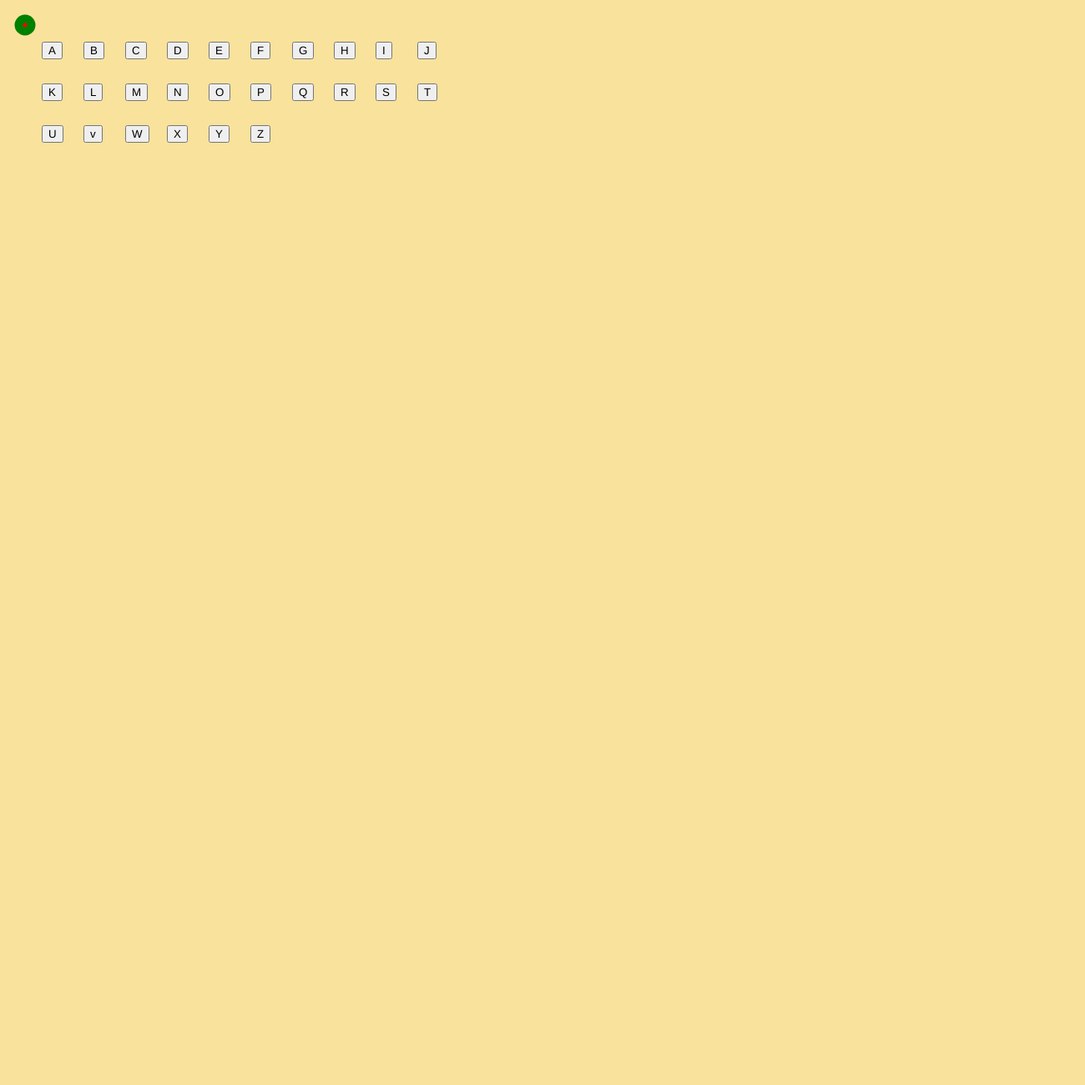
Frame 1 (no input)
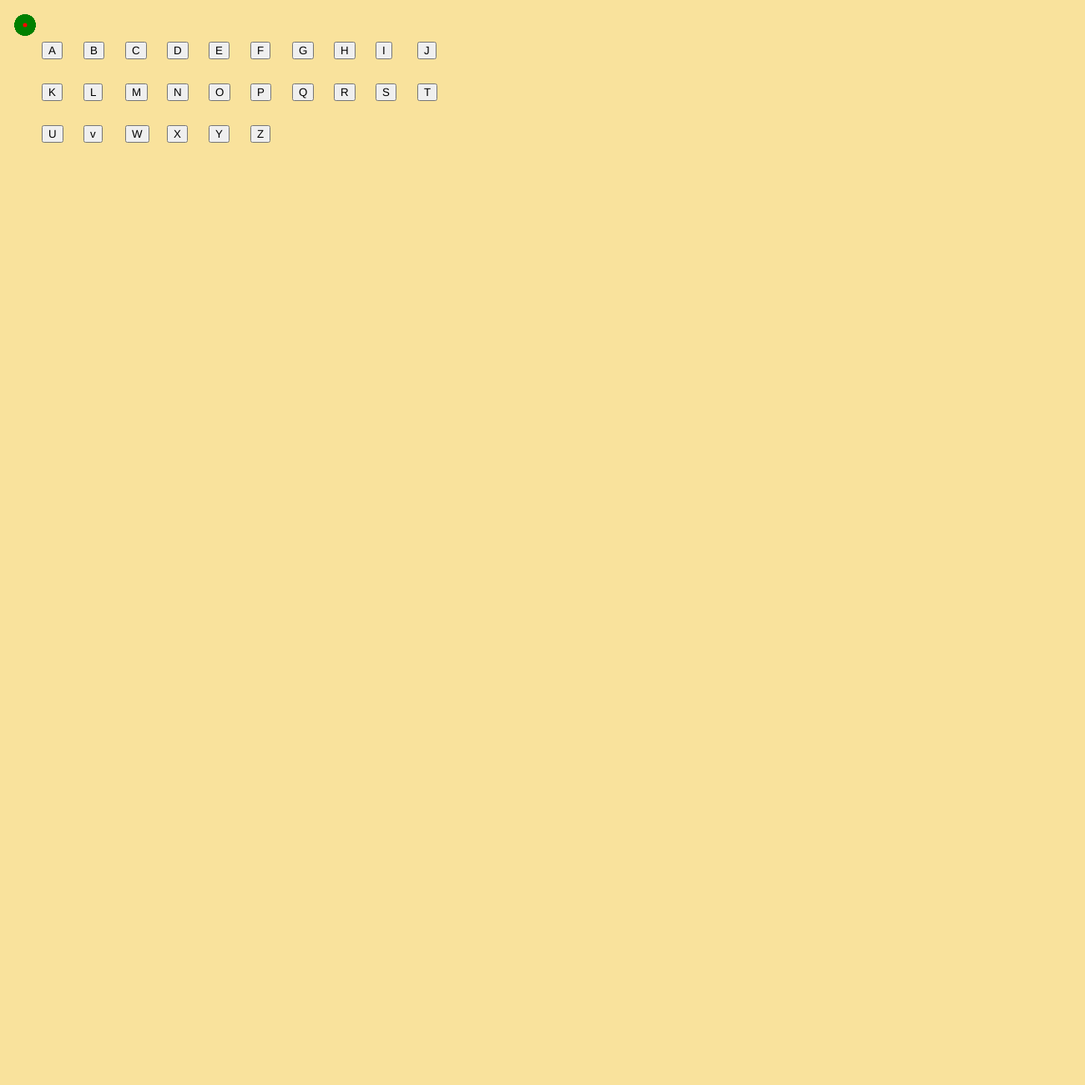
Frame 60 (no input)
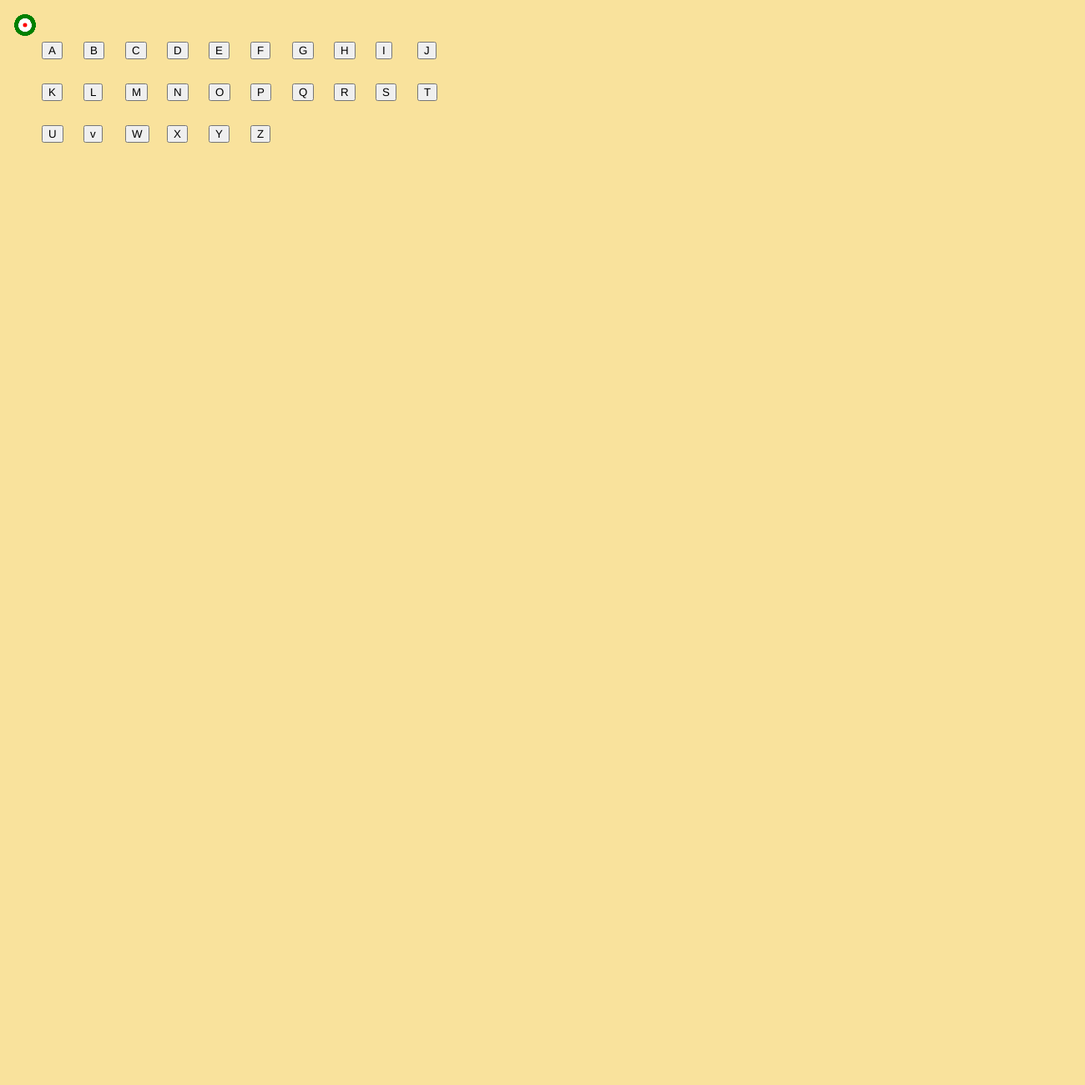
Frame 120 (the mouse pressed at the canvas centre since frame 60)

The p5.js sketch that drew these frames (run headless with seeded random() and noise() and a simulated clock; from frame 60 on, the mouse is pressed at the canvas centre):

// p5.js sketch
// ── sketch.js



 function setup() {
 // put setup code here
  createCanvas(1300, 1300);
  background('#F9E29C');
  
  let a = createButton('A');
      a.position(50, 50);
  let b = createButton('B');
      b.position(100, 50);
  let c = createButton('C');
      c.position(150, 50);
  let d = createButton('D');
      d.position(200, 50);
  let e = createButton('E');
      e.position(250, 50);
  let f = createButton('F');
      f.position(300, 50);
  let g = createButton('G');
      g.position(350, 50);
  let h = createButton('H');
      h.position(400, 50);
  let i = createButton('I');
      i.position(450, 50);
  let j = createButton('J');
      j.position(500, 50);
  
  let k = createButton('K');
      k.position(50, 100);
  let l = createButton('L');
      l.position(100, 100);
  let m = createButton('M');
      m.position(150, 100);
  let n = createButton('N');
      n.position(200, 100);
  let o = createButton('O');
      o.position(250, 100);
  let p = createButton('P');
      p.position(300, 100);
  let q = createButton('Q');
      q.position(350, 100);
  let r = createButton('R');
      r.position(400, 100);
  let s = createButton('S');
     s.position(450, 100);
  let t = createButton('T');
      t.position(500, 100);
  let u = createButton('U');
      u.position(50, 150);
  let v = createButton('v');
     v.position(100, 150);
  let w = createButton('W');
      w.position(150, 150);
  let x = createButton('X');
      x.position(200, 150);
  let y = createButton('Y');
      y.position(250, 150);
  let z = createButton('Z');
      z.position(300, 150); 
  
  fill ('red');
  stroke ('green');
  strokeWeight(15);

}
  
function draw() {
  circle(30, 30, 10);
}

function mousePressed() {
  stroke ('brightyellow');
  strokeWeight(5);
}

function mouseReleased() {
  stroke('purple');
  fille (lightblue);

  function mouseClicked() {
    fill('pink');
    strokeWeight(10);
  }
}
